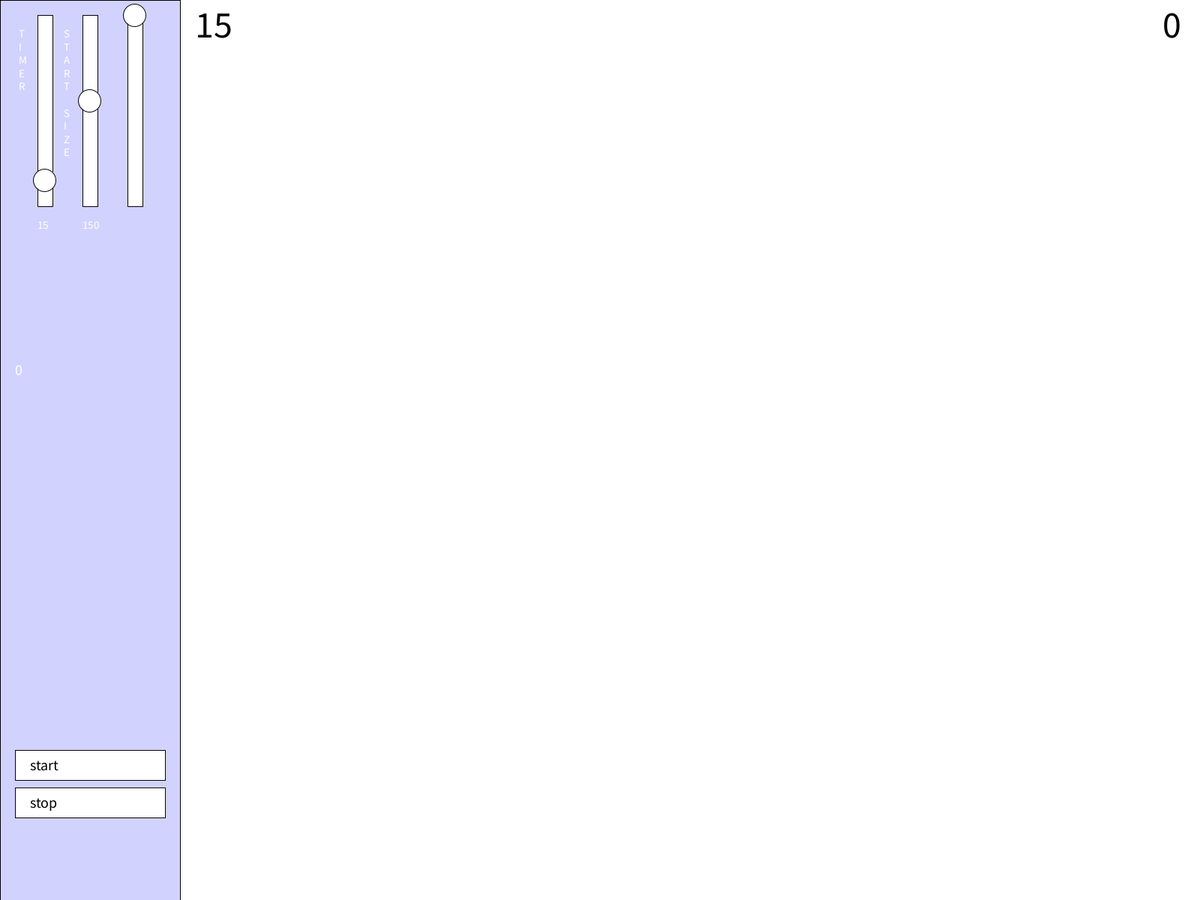
Frame 1 (no input)
Frame 60 (the mouse pressed at the canvas centre just before this capture): identical to frame 1, image omitted
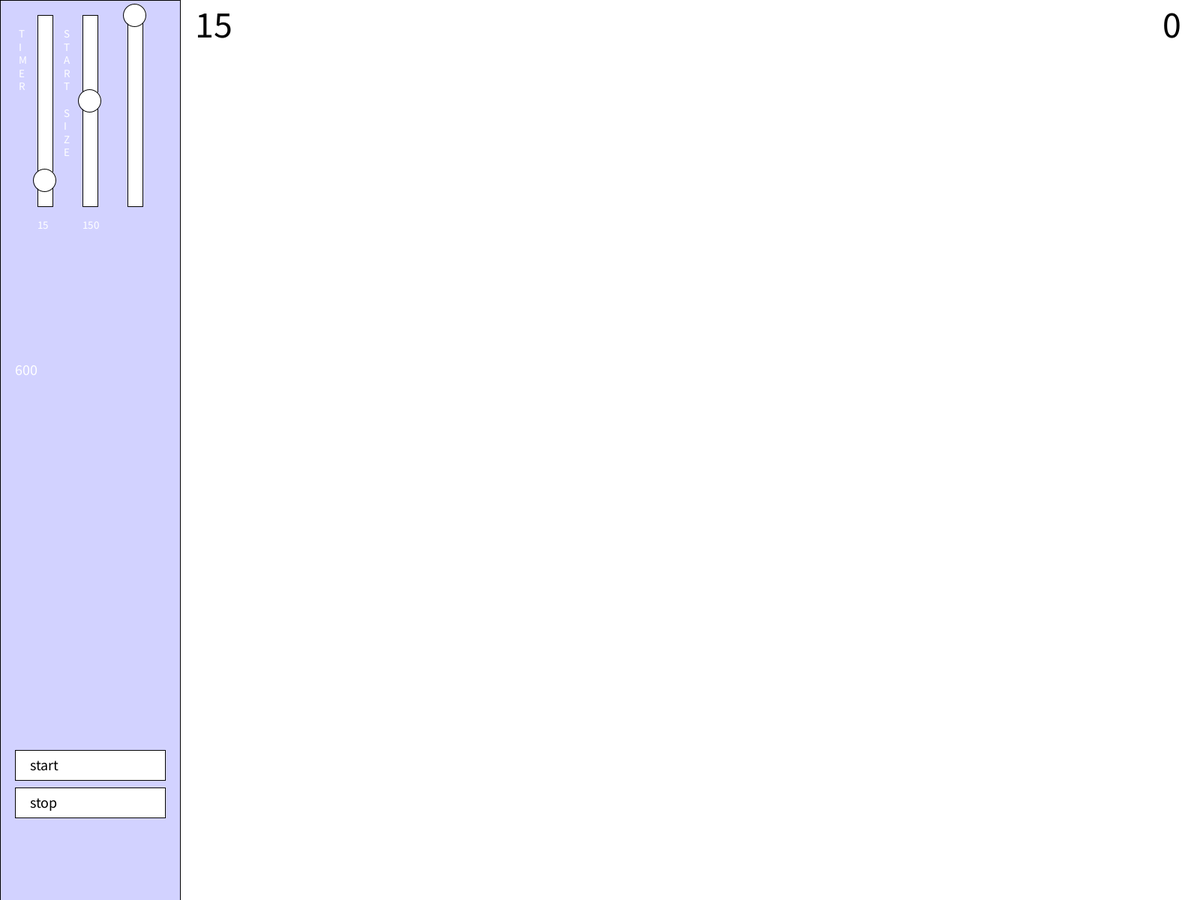
Frame 120 (the mouse held since frame 60 and released just before this capture)

The Processing sketch that drew these frames (run headless with seeded random() and noise(); from frame 60 on, the mouse is pressed at the canvas centre):

// Processing sketch: AimTrainer
// ── AimTrainer.pde
//Target variables
float x,y,d,radius = 150, distance, change = 1;
float t, t2, target;
float timer = 15;
int score = 0;
boolean new1 = true, make = true;
float x1, y1;
float r=255,g=0,b=0;
float rX, rY, rHeight = 255, sliderWidth = 20, height2 = 20;
float rCircleY = 240, gCircleY = 134, bCircleY = height2;
float gX, gY, gHeight = 255, gWidth;
float bX, bY, bHeight = 255, bWidth;
//Percentage
float settingsPanelWidth = 15;
float circleWidth = 30;
//stop button
float stopX = 20, stopY, stopWidth, stopHeight = 40;
float startX = 20, startY, startWidth, startHeight = 40;
float offset = radius/2;
float pause = 0;
float sliderTextOffset = 25;
float size, time;
boolean start = false;
boolean rgb = false;
float i1 = 0, i2 = 0, i3 = 0, i4 = 0, startSize = 200;
float startTimer;
//Stats
float cps = 15, misses = 0, totalClicks = 0, accuracy = 0, totalFrames = 0;
float realSize;
//R = Timer
//G = Size
//B = ??

void setup() {
  //size(600,600);
  fullScreen();
  frameRate(60);
  stopY = height - 150;
  startY = height - 200;
  settingsPanelWidth = width*(0.01*settingsPanelWidth);
  stopWidth = settingsPanelWidth- 40;
  startWidth = settingsPanelWidth- 40;
  rX = (settingsPanelWidth/4)-(0.5*sliderWidth);
  gX = (settingsPanelWidth/4)*2-(0.5*sliderWidth);
  bX = (settingsPanelWidth/4)*3-(0.5*sliderWidth);
  background(255);
  time = timer;
}
void draw() {
  if (rgb) {
    background(r,g,b);
  }
  else {
    background(255);
  }
  totalFrames++;
  t += pause;
  t2++;
  if (pause == 1) {
    cps = totalClicks/(totalFrames/60);
  }
  //Timer
  if (pause == 0) {
    time = timer;
  }
  if (t >= frameRate+1) {
    if (make) {
      time -= pause;
    }
    t=0;
  }
  
  //Start timer
  if (start) {
    fill(0);
    stroke(0);
    startTimer++;
    if (startTimer<=60) {
      i1++;
      textSize(startSize + i1);
      text("3", (width-settingsPanelWidth)/2, height/2 + .5*(i1+startSize));
    }
    if (startTimer>=60 && startTimer<=120) {
      i2++;
      textSize(startSize + i2);
      text("2", (width-settingsPanelWidth)/2, height/2 + 0.5*(i2+startSize));
    }
    if (startTimer>=120 && startTimer<=180) {
      i3++;
      textSize(startSize + i3);
      text("1", (width-settingsPanelWidth)/2, height/2 + 0.5*(i3+startSize));
    }
    if (startTimer>=180 && startTimer<=240) {
      i4++;
      textSize(startSize + i4);
      text("START", (width-settingsPanelWidth)/2 - 150, height/2 + 0.5*(i4+startSize));
    }
    if (startTimer >= 240) {
      startNow();
      startTimer = 0;
      start = false;
    }
  }
  
  //Making a new target
  if (new1 && make && pause == 1) {
    x=random(settingsPanelWidth+offset, width-offset);
    y=random(offset, height-offset);
    realSize = radius - score*change;
  }
  if (time <= 0) {
    end();
  }
  new1 = false;
  textSize(50);
  if (rgb) {
    fill(255-r, 255-g, 255-b);
  }
  else {
    fill(0);
  }
  text((int)time, settingsPanelWidth+20, 50);
  if (make) {
    //noStroke();
    strokeWeight(2);
    ellipse(x, y, realSize, realSize);
    if (!rgb) {
      fill(0);
    }
    if (score <10) {
      text(score, width-50, 50);
    } else {
      text(score, width-70, 50);
    }
  }
  //Final score indicator
  if (!make && !start) {
    if (!rgb) {
      fill(0);
      stroke(0);
    }
    textSize(150);
    text(score, width/2-100, height/2);
    textSize(50);
    text("CPS: " + cps , width/2-100, height/2+50);
    text("Misses: " + misses , width/2-100, height/2+110);
    text("Total Clicks: " + totalClicks , width/2-100, height/2+170);
    text("Accuracy: " + accuracy + "%" , width/2-100, height/2+230);
  }
  
  if (t2<=255) {
    g++;
  }
  if (t2>=255 && t2<=510) {
    r--;
  }
  if (t2>=510 && t2<=765) {
    b++;
  }
  if (t2>=765 && t2<=1020) {
    g--;
  }
  if (t2>=1020 && t2<=1275) {
    r++;
  }
  if (t2>=1275 && t2<=1530) {
    b--;;
  }
  if (t2>1530) {
    t2=0;
  }
  settingsPanel();
  stopButton();
  startButton();
  background();
  text(mouseY, 20, 500);
  accuracy = (misses-totalClicks)/totalClicks*-100;
}

void background() {
  if (t2<=255) {
    g++;
  }
  if (t2>=255 && t2<=510) {
    r--;
  }
  if (t2>=510 && t2<=765) {
    b++;
  }
  if (t2>=765 && t2<=1020) {
    g--;
  }
  if (t2>=1020 && t2<=1275) {
    r++;
  }
  if (t2>=1275 && t2<=1530) {
    b--;;
  }
  if (t2>1530) {
    t2=0;
  }
}

void settingsPanel() {
  fill(210, 210, 255);
  stroke(0);
  strokeWeight(1);
  rect(0,0, settingsPanelWidth, height);
  fill(255);
  rect(rX, height2, sliderWidth, rHeight);
  rect(gX, height2, sliderWidth, gHeight);
  rect(bX, height2, sliderWidth, bHeight);
  
  fill(255);
  ellipse(rX + sliderWidth/2, rCircleY, circleWidth, circleWidth);
  fill(255);
  ellipse(gX + sliderWidth/2, gCircleY, circleWidth, circleWidth);
  fill(255);
  ellipse(bX + sliderWidth/2, bCircleY, circleWidth, circleWidth);
    //text("T"\n"i"\n"m"\n"e"\n"r", rX-sliderTextOffset, rY);
  textSize(15);
  text("T\nI\nM\nE\nR", rX-sliderTextOffset, rY+50);
  text("S\nT\nA\nR\nT\n\nS\nI\nZ\nE", gX-sliderTextOffset, gY+50);
  //text("T\nI\nM\nE\nR", rX-sliderTextOffset, rY+50);
  
  //Actual slider numbers
  text((int)timer, rX, 255+height2+30);
  text((int)radius, gX, 255+height2+30);
  
  //Stats
  //text("cps: " + cps, 20, height/2);
}

void stopButton() {
  stroke(2);
  fill(255);
  rect(stopX, stopY, settingsPanelWidth-2*stopX, stopHeight);
  fill(0);
  textSize(20);
  text("stop", stopX + 20, stopY + 27);
  fill(255);
}

void startButton() {
  stroke(2);
  fill(255);
  rect(startX, startY, settingsPanelWidth-2*startX, startHeight);
  fill(0);
  textSize(20);
  text("start", startX + 20, startY + 27);
  fill(255);
}

void mouseDragged() {
  x1=mouseX;
  y1=mouseY;
  
  //Sliders
  if (mouseX <= rX + sliderWidth && mouseX >= rX && mouseY <= height2 + rHeight && mouseY >= height2) {
    timer = (255-(rCircleY - height2))*0.4+1;
    rCircleY = mouseY;
  }
  //G
  if (mouseX <= gX + sliderWidth && mouseX >= gX && mouseY <= height2 + gHeight && mouseY >= height2) {
    radius = (255-(gCircleY - height2))+10;
    gCircleY = mouseY;
  }
  //B
  if (mouseX <= bX + sliderWidth && mouseX >= bX && mouseY <= height2 + bHeight && mouseY >= height2) {
    bCircleY = mouseY;
  }
}

void mousePressed() {
  x1=mouseX;
  y1=mouseY;
  distance = sqrt(sq(x1-x)+sq(y1-y));
  if (distance <= radius/2) {
    new1 = true;
    distance = radius + 1;
    score++;
  }
  else if (pause == 1 && mouseX >= settingsPanelWidth) {
    misses++;
  }
  if (mouseX <= rX + sliderWidth && mouseX >= rX && mouseY <= height2 + rHeight && mouseY >= height2) {
    timer = (255-(rCircleY - height2))*0.4+1;
    rCircleY = mouseY;
  }
  //G
  if (mouseX <= gX + sliderWidth && mouseX >= gX && mouseY <= height2 + gHeight && mouseY >= height2) {
    radius = (255-(gCircleY - height2))+10;
    gCircleY = mouseY;
  }
  //B
  if (mouseX <= bX + sliderWidth && mouseX >= bX && mouseY <= height2 + bHeight && mouseY >= height2) {
    bCircleY = mouseY;
  }
  //stop
  if (mouseX <=stopX + stopWidth && mouseX >= stopX && mouseY <= stopY + stopHeight && mouseY >= stopY) {
    pause = 0;
    t = 0;
    score = 0;
    cps = 0;
  }
  if (mouseX <= settingsPanelWidth) {
    if (pause == 1) {
      make = false;
    }
    pause = 0;
    t = 0;
    cps = 0;
  }
  //start
  if (mouseX <=startX + startWidth && mouseX >= startX && mouseY <= startY + startHeight && mouseY >= startY) {
    starter();
  }
  if (mouseX > settingsPanelWidth && pause == 1) {
    totalClicks++;
  }
  if (mouseX > settingsPanelWidth && pause == 0) {
    //starter();
  }
}

void end() {
  make = false;
  pause = 0;
  t = 0;
  cps = 0;
}

void starter() {
  start = true;
}

void startNow() {
  cps = 0;
  pause = 1;
  time = timer;
  score = 0;
  new1 = true;
  misses = 0;
  totalClicks = 0;
  make = true;
}

void keyPressed() {
  if (key == 'r') {
    if (rgb) {
      rgb = false;
    }
    else {
      rgb = true;
    }
  }
}
